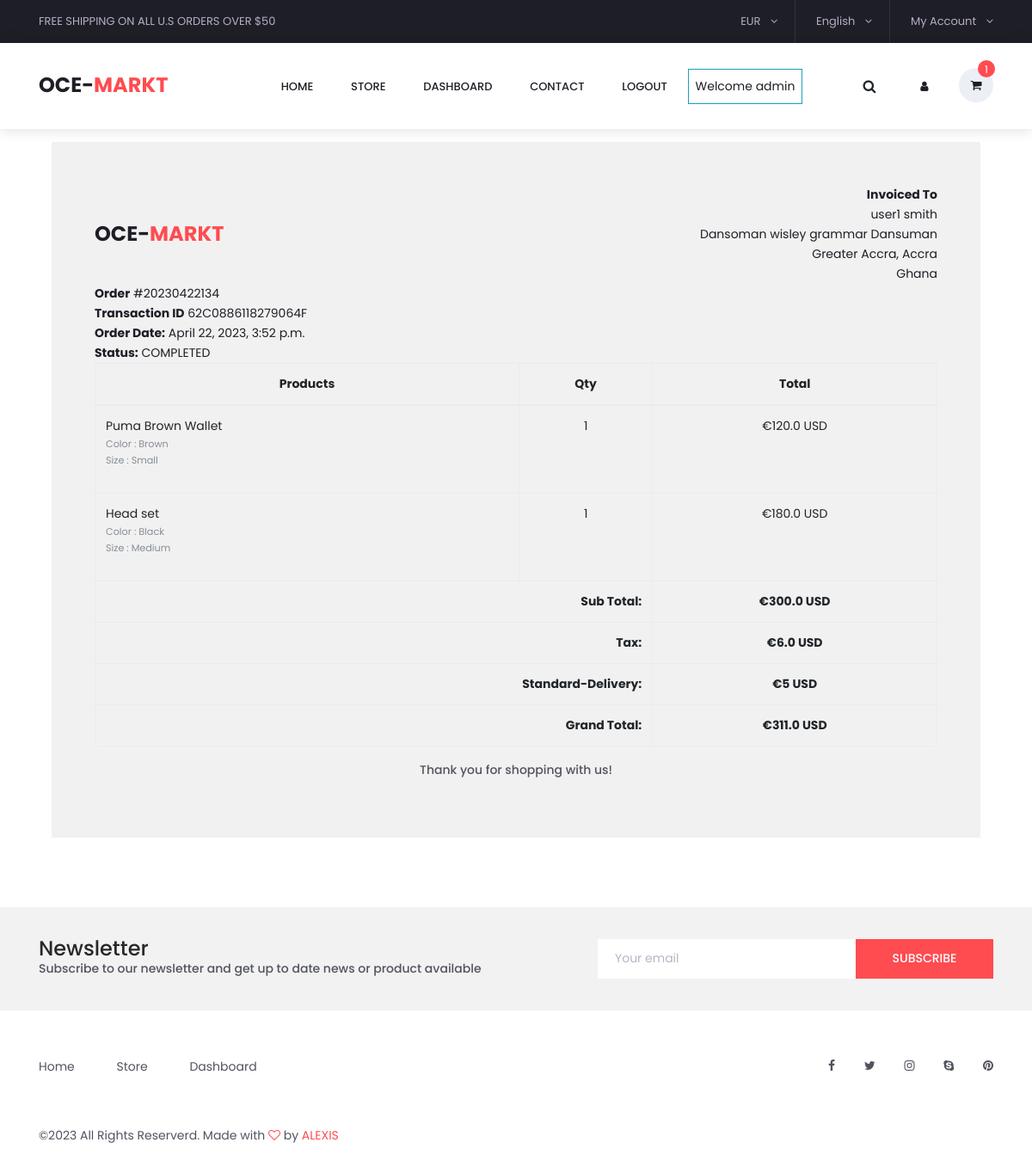
Screenshot of /accounts/order_detail/20230422134/ (signed in) with the database file from the repository.
### accounts/models.py (models this page shows, shortened)
class Account(AbstractBaseUser):
    first_name = models.CharField(max_length=50)
    last_name = models.CharField(max_length=50)
    username = models.CharField(max_length=50, unique=True)
    email = models.EmailField(max_length=150, unique=True)
    phone_number = models.CharField(max_length=50)
    date_joined = models.DateTimeField(auto_now_add=True)
    last_login = models.DateTimeField(auto_now_add=True)
    is_admin = models.BooleanField(default=False)
    is_staff = models.BooleanField(default=False)
    is_active = models.BooleanField(default=False)
    is_superadmin = models.BooleanField(default=False)
    USERNAME_FIELD = 'email'
    REQUIRED_FIELDS = ['username', 'first_name', 'last_name']
    objects = MyAccountManager()

### orders/models.py (models this page shows, shortened)
class Order(models.Model):
    STATUS = (
        ("New", "New"),
        ("Accepted", "Accepted"),
        ("Completed", "Completed"),
        ("Cancelled", "Cancelled")
    )
    user = models.ForeignKey(Account, on_delete=models.SET_NULL, null=True)
    payment = models.ForeignKey(
        Payment, on_delete=models.SET_NULL, blank=True, null=True)
    order_number = models.CharField(max_length=20)
    first_name = models.CharField(max_length=50)
    last_name = models.CharField(max_length=50)
    phone = models.CharField(max_length=15)
    email = models.EmailField(max_length=50)
    address_line_1 = models.CharField(max_length=50)
    address_line_2 = models.CharField(max_length=50, blank=True)
    country = models.CharField(max_length=80)
    state = models.CharField(max_length=70)
    city = models.CharField(max_length=50)
    order_note = models.CharField(max_length=100, blank=True)
    order_total = models.FloatField()
    tax = models.FloatField()
    status = models.CharField(max_length=100, choices=STATUS, default="New")
    ip = models.CharField(blank=True, max_length=20)
    is_ordered = models.BooleanField(default=False)
    created_at = models.DateTimeField(auto_now_add=True)
    updated_at = models.DateTimeField(auto_now=True)
    def full_name(self):
        return f"{self.first_name} {self.last_name}"
    def full_address(self):
        return f"{self.address_line_1} {self.address_line_2}"

class Payment(models.Model):
    user = models.ForeignKey(Account, on_delete=models.CASCADE)
    payment_id = models.CharField(max_length=150)
    payment_method = models.CharField(max_length=100)
    amount_paid = models.CharField(max_length=100)
    status = models.CharField(max_length=100)
    created_at = models.DateTimeField(auto_now_add=True)

class OrderProduct(models.Model):
    order = models.ForeignKey(Order, on_delete=models.CASCADE)
    payment = models.ForeignKey(
        Payment, on_delete=models.SET_NULL, blank=True, null=True)
    user = models.ForeignKey(Account, on_delete=models.CASCADE)
    product = models.ForeignKey(Product, on_delete=models.CASCADE)
    variations = models.ManyToManyField(
        Variation,   blank=True)
    quantity = models.IntegerField()
    product_price = models.FloatField()
    ordered = models.BooleanField(default=False)
    created_at = models.DateTimeField(auto_now_add=True)
    updated_at = models.DateTimeField(auto_now=True)

### store/models.py (models this page shows, shortened)
class Product(models.Model):
    product_name = models.CharField(max_length=255, unique=True)
    slug = models.SlugField(max_length=255, unique=True)
    description = models.TextField(max_length=600, blank=True)
    price = models.IntegerField()
    old_price = models.IntegerField(blank=True, default=0)
    image = models.ImageField(upload_to='photos/products')
    stock = models.IntegerField()
    tagged = models.CharField(max_length=50, blank=True)
    is_available = models.BooleanField(default=True)
    category = models.ForeignKey(Category, on_delete=models.CASCADE)
    created_date = models.DateTimeField(auto_now_add=True, )
    modified_date = models.DateTimeField(auto_now=True)

class Variation(models.Model):
    product = models.ForeignKey(Product, on_delete=models.CASCADE)
    variation_category = models.CharField(
        max_length=100, choices=variation_category_choice)
    variation_value = models.CharField(max_length=100)
    is_active = models.BooleanField(default=True)
    created_date = models.DateTimeField(auto_now=True)
    updated_date = models.DateTimeField(auto_now=True)
    objects = VariationManager()

### accounts/views.py (the view)
# urls.py: path('order_detail/<int:order_id>/', views.order_detail, name='order_detail')
@login_required(login_url='login')
def order_detail(request, order_id):
    order_detail = OrderProduct.objects.filter(order__order_number=order_id)
    order = Order.objects.get(order_number=order_id)
    subtotal = 0
    for i in order_detail:
        subtotal += i.product_price * i.quantity
    context = {
        'order_detail': order_detail,
        'order': order,
        'subtotal': subtotal,
        'standard_delivery': STANDARD_DELIVERY
    }
    return render(request, 'accounts/order_detail.html', context)

### templates/accounts/order_detail.html
{% extends 'base.html' %}
{% load static %}
{% block content %}
<br>
<br>
<br>
<br>
<br>
<div class="container" style="margin: 0 auto;width: 90%;padding: 50px;background: #f1f1f1;margin-top: 50px;margin-bottom: 50px;">
    <div class="row invoice row-printable">
        <div class="col-md-12">
            <div class="panel panel-default plain" id="dash_0">
                <div class="panel-body p30">
                    <div class="row">
                        <div class="col-lg-6">
                            <div class="logo_container">
                                <a href="#" style="max-height: 40px;">OCE-<span>Markt</span></a>
                            </div>
                        </div>
                        <div class="col-lg-6 ">
                            <div class="invoice-from">
                                <ul class="list-unstyled text-right">
                                    <li><strong>Invoiced To</strong></li>
                                    <li>{{order.full_name}}</li>
                                    <li>{{order.full_address}}</li>
                                    <li>{{order.city}}, {{order.state}}</li>
                                    <li>{{order.country}}</li>
                                </ul>
                            </div>
                        </div>
                        <div class="col-lg-12">
                            <div class="invoice-details mt25">
                                <div class="well">
                                    <ul class="list-unstyled mb0">
                                        <li><strong>Order</strong> #{{order.order_number}}</li>
                                        <li><strong>Transaction ID</strong> {{order.payment.payment_id}}</li>
                                        <li><strong>Order Date:</strong> {{order.created_at}}</li>
                                        <li><strong>Status:</strong> {{order.payment.status}}</li>
                                    </ul>
                                </div>
                            </div>
                            <div class="invoice-items">
                                <div class="table-responsive text-nowrap"  tabindex="0">
                                    <table class="table table-bordered">
                                        <thead>
                                            <tr>
                                                <th class="per70 text-center">Products</th>
                                                <th class="per5 text-center">Qty</th>
                                                <th class="per25 text-center">Total</th>
                                            </tr>
                                        </thead>
                                        <tbody>
                                          {% for item in order_detail %}
                                            <tr>
                                                <td>{{item.product.product_name}}
                                                  <p class="text-muted small">
                                          					{% if item.variations.all %}
                                          						{% for i in item.variations.all %}
                                          							{{ i.variation_category | capfirst }} : {{ i.variation_value | capfirst }} <br>
                                          						{% endfor %}
                                          					{% endif %}
                                          				</p>
                                                </td>
                                                <td class="text-center">{{item.quantity}}</td>
                                                <td class="text-center">€{{item.product_price}} USD</td>
                                            </tr>
                                          {% endfor %}
                                        </tbody>
                                        <tfoot>
                                            <tr>
                                                <th colspan="2" class="text-right">Sub Total:</th>
                                                <th class="text-center">€{{subtotal}} USD</th>
                                            </tr>
                                            <tr>
                                                <th colspan="2" class="text-right">Tax:</th>
                                                <th class="text-center">€{{order.tax}} USD</th>
                                            </tr>
                                            <tr>
                                                <th colspan="2" class="text-right">Standard-Delivery:</th>
                                                <th class="text-center">€{{standard_delivery}} USD</th>
                                            </tr>
                                            <tr>
                                                <th colspan="2" class="text-right">Grand Total:</th>
                                                <th class="text-center">€{{order.order_total}} USD</th>
                                            </tr>
                                        </tfoot>
                                    </table>
                                </div>
                            </div>
                            <div class="invoice-footer mt25">
                                <p class="text-center">Thank you for shopping with us!</p>
                            </div>
                        </div>
                    </div>
                </div>
            </div>
        </div>
    </div>
    </div>
{% endblock %}

### templates/base.html (shortened to what this page needs)
{% load static %}
{% static "images" as baseURL %}
<!DOCTYPE html>
<html lang="en">
  <head>
    {% load static %}
    <link rel="stylesheet" href="https://cdn.jsdelivr.net/npm/bootstrap@4.6.2/dist/css/bootstrap.min.css">
    <link rel="stylesheet" href="https://cdnjs.cloudflare.com/ajax/libs/font-awesome/6.3.0/css/all.min.css">
    <link
      rel="stylesheet"
      href="{% static 'styles/bootstrap4/bootstrap.min.css' %}"
    />
    <link
      href="{%static 'plugins/font-awesome-4.7.0/css/font-awesome.min.css' %}"
      rel="stylesheet"
    />
    <link
      rel="stylesheet"
      href="{% static 'plugins/OwlCarousel2-2.2.1/owl.carousel.css'%}"
    />
    <link
      rel="stylesheet"
      href="{% static 'plugins/OwlCarousel2-2.2.1/owl.theme.default.css'%}"
    />
    <link
      rel="stylesheet"
      href="{% static 'plugins/OwlCarousel2-2.2.1/animate.css'%}"
    />
    <link rel="stylesheet"  href="{% static 'plugins/jquery-ui-1.12.1.custom/jquery-ui.css' %}">
    <link rel="stylesheet" href="{% static 'styles/main_styles.css'%}" />
    <link rel="stylesheet" href="{% static 'styles/responsive.css' %}" />
    <link rel="stylesheet"  href="{% static 'styles/categories_styles.css' %}">
    <link rel="stylesheet"  href="{% static 'styles/categories_styles.css' %}">
    <link rel="stylesheet"  href="{% static 'styles/categories_responsive.css' %}">
    <link rel="stylesheet"  href="{% static 'styles/single_styles.css' %}">
    <link rel="stylesheet"  href="{% static 'styles/single_responsive.css' %}">
    <link rel="stylesheet"  href="{% static 'styles/contact_styles.css' %}">
    <link rel="stylesheet"  href="{% static 'styles/contact_responsive.css' %}">
    <link rel="stylesheet"  href="{% static 'styles/review.css' %}">
  </head>
  <body>
    <div class="super_container">
      <header class="header trans_300">
        <div class="top_nav">
          <div class="container">
            <div class="row">
              <div class="col-md-6">
                <div class="top_nav_left">
                  free shipping on all u.s orders over $50
                </div>
              </div>
              <div class="col-md-6 text-right">
                <div class="top_nav_right">
                  <ul class="top_nav_menu">
                    <li class="currency">
                      <a href="#">
                        eur
                        <i class="fa fa-angle-down"></i>
                      </a>
                    </li>
                    <li class="language">
                      <a href="#">
                        English
                        <i class="fa fa-angle-down"></i>
                      </a>
                    </li>
                    <li class="account">
                      <a href="#">
                        My Account
                        <i class="fa fa-angle-down"></i>
                      </a>
                    </li>
                  </ul>
                </div>
              </div>
            </div>
          </div>
        </div>
        <div class="main_nav_container">
          <div class="container">
            <div class="row">
              <div class="col-lg-12 text-right">
                <div class="logo_container">
                  <a href="{% url 'home' %}">OCE-<span>Markt</span></a>
                </div>
                <nav class="navbar">
                  <ul class="navbar_menu">
                    <li><a href="{% url 'home' %}">home</a></li>
                    <li><a href="{% url 'store' %}">store</a></li>
                    {% if user.id is not None %}
                       <li><a href="{% url 'dashboard' %}">Dashboard</a></li>
                       <li><a href="{% url 'contact' %}">contact</a></li>
                       <li><a href="{% url 'logout' %}">Logout</a></li>
                        <li class="border border-info p-2">Welcome {{ user.first_name}}</li>
                    {% else %}
                      <li><a href="{% url 'login' %}">Login</a></li>
                      <li><a href="{% url 'register' %}">Register</a></li>
                      <li><a href="{% url 'contact' %}">contact</a></li>
                       <li class="border border-info p-2"> Welcome Guest </li>
                    {% endif %}
                  </ul>
                  <ul class="navbar_user">
                    <li class="currency" style="background-color: white; border:none">
                      <button type="submit" class="btn btn-outline">
                        <i class="fa fa-search" aria-hidden="true"></i>
                      </button>
                    </li>
                    <li class="account" style="background-color: white;">
                      <a href="{% url 'dashboard' %}">
                        <i class="fa fa-user mr-5" aria-hidden="true"></i>
                      </a>
                    <li class="checkout">
                      <a href="{% url 'cart' %}">
                        <i class="fa fa-shopping-cart" aria-hidden="true"></i>
                        <span id="checkout_items" class="checkout_items"
                          >{{cart_count}}</span
                        >
                      </a>
                    </li>
                  </ul>
                </nav>
              </div>
            </div>
          </div>
        </div>
      </header>
      <div class="fs_menu_overlay"></div>
      {% block content %}{% endblock %}
      {% include 'footer.html' %}
  </body>
</html>

### rows the page displays
Account: first_name "admin"
Order: full_name "user1 smith", full_address "Dansoman wisley grammar Dansuman", city "Greater Accra", state "Accra", country "Ghana", order_number "20230422134", payment.payment_id "62C0886118279064F", created_at "April 22, 2023, 3:52 p.m.", payment.status "COMPLETED", tax "6.0", order_total "311.0"
OrderProduct: product.product_name "Puma Brown Wallet", quantity "1", product_price "120.0"
Variation: variation_category "Color", variation_value "Brown"
Variation: variation_category "Size", variation_value "Small"
OrderProduct: product.product_name "Head set", quantity "1", product_price "180.0"
Variation: variation_category "Color", variation_value "Black"
Variation: variation_category "Size", variation_value "Medium"

### other values shown
{{ cart_count }} "1"
{{ subtotal }} "300.0"
{{ standard_delivery }} "5"
